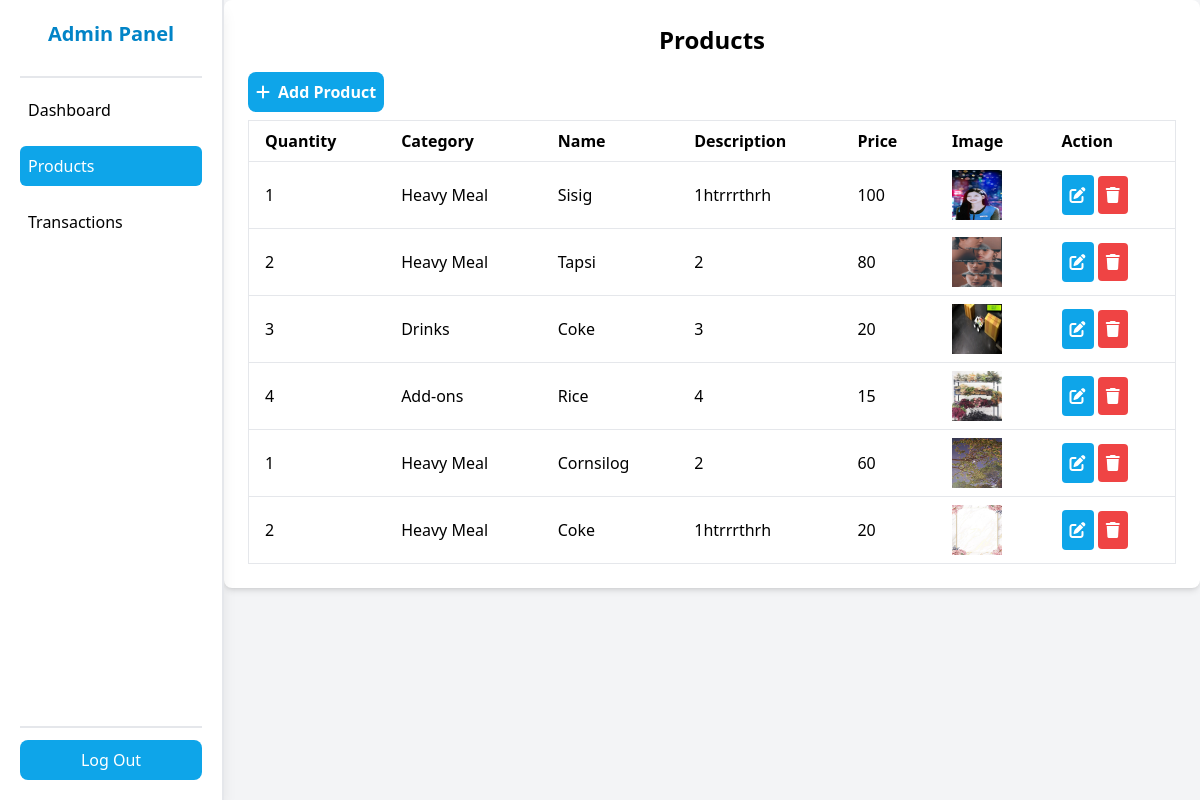
The app's page /admin/products.php (signed in) with its own data.
### tables this page shows
CREATE TABLE `addproducts` (
  `id` int(11) NOT NULL,
  `quantity` int(11) NOT NULL,
  `category` varchar(255) NOT NULL,
  `name` varchar(255) NOT NULL,
  `description` varchar(255) NOT NULL,
  `price` int(11) NOT NULL,
  `image` varchar(255) NOT NULL
);

### admin/products.php (the view, shortened to what this page needs)
<?php
require '../database/db.php';
$result = mysqli_query($conn, "SELECT * FROM addproducts");
$products = mysqli_fetch_all($result, MYSQLI_ASSOC);
?>
<!DOCTYPE html>
<html lang="en">
<head>
    <script src="https://cdn.tailwindcss.com"></script>
</head>
<body class="bg-gray-100 flex">
    <?php include './partials/sidebar.php'; ?>
    <div class="ml-56 bg-white p-6 rounded-lg shadow-md w-full">
        <div class="text-center text-2xl mb-4 font-bold">Products</div>
        <div class="my-2">
            <button id="myBtn" class="text-white rounded-lg bg-sky-500 p-2 hover:bg-sky-600 font-semibold"><i class="fa-solid fa-plus mr-2"></i>Add Product</button>
        </div>
        <table class="table-auto border w-full">
            <thead class="border text-left">
                <tr>
                    <th class="px-4 py-2">Quantity</th>
                    <th class="px-4 py-2">Category</th>
                    <th class="px-4 py-2">Name</th>
                    <th class="px-4 py-2">Description</th>
                    <th class="px-4 py-2">Price</th>
                    <th class="px-4 py-2">Image</th>
                    <th class="px-4 py-2">Action</th>
                </tr>
            </thead>
            <tbody>
                <?php foreach ($products as $product): ?>
                    <tr class="border">
                        <td class="px-4 py-2"><?= htmlspecialchars($product['quantity']) ?></td>
                        <td class="px-4 py-2"><?= htmlspecialchars($product['category']) ?></td>
                        <td class="px-4 py-2"><?= htmlspecialchars($product['name']) ?></td>
                        <td class="px-4 py-2"><?= htmlspecialchars($product['description']) ?></td>
                        <td class="px-4 py-2"><?= htmlspecialchars($product['price']) ?></td>
                        <td class="px-4 py-2">
                            <img src="<?= htmlspecialchars($product['image']) ?>" alt="<?= htmlspecialchars($product['name']) ?>" style="width: 50px; height: 50px;">
                        </td>
                        <td class="px-4 py-2">
                            <button class="bg-sky-500 text-white p-2 rounded edit-button" data-id="<?= $product['id'] ?>"><i class="fa-solid fa-pen-to-square"></i></button>
                            <a href="?delete_id=<?= $product['id'] ?>" class="bg-red-500 text-white p-2 rounded" onclick="return confirm('Are you sure you want to delete this product?');"><i class="fa-solid fa-trash"></i></a>
                        </td>
                    </tr>
                <?php endforeach; ?>
            </tbody>
        </table>
    </div>
</body>
</html>

### records on screen
addproducts: quantity "1", category "Heavy Meal", name "Sisig", description "1htrrrthrh", price "100", image (picture)
addproducts: quantity "2", category "Heavy Meal", name "Tapsi", description "2", price "80", image (picture)
addproducts: quantity "3", category "Drinks", name "Coke", description "3", price "20", image (picture)
addproducts: quantity "4", category "Add-ons", name "Rice", description "4", price "15", image (picture)
addproducts: quantity "1", category "Heavy Meal", name "Cornsilog", description "2", price "60", image (picture)
addproducts: quantity "2", category "Heavy Meal", name "Coke", description "1htrrrthrh", price "20", image (picture)
